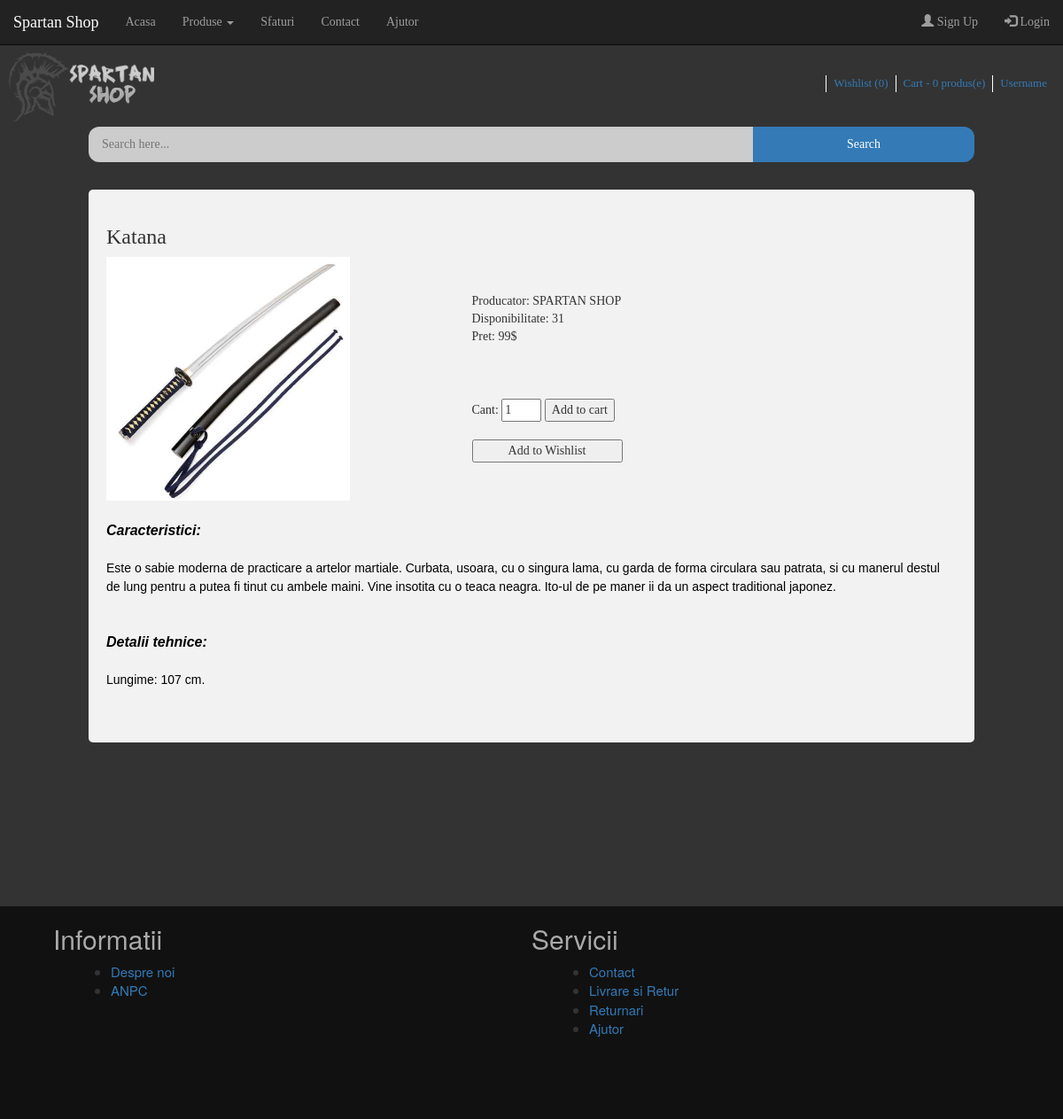
Screenshot of /produs_pres.php?id_prod=1 with the database file from the repository.
### tables this page shows
CREATE TABLE `produse` (
  `id` int(11) NOT NULL,
  `nume_produs` varchar(50) NOT NULL,
  `producator` varchar(50) NOT NULL,
  `pret` float NOT NULL,
  `caracteristici` text NOT NULL,
  `detalii_tehnice` text NOT NULL,
  `categorie_id` int(11) NOT NULL,
  `stoc` int(11) NOT NULL,
  `poza_nume` varchar(50) NOT NULL
);

### produs_pres.php (the view, shortened to what this page needs)
<?php include "include/header.php";?>
<?php
    include 'include/dbh.inc.php';
    if(isset($_GET['id_prod']))
    {
        $prod_id = $_GET['id_prod'];
        $sql = "SELECT * FROM produse WHERE id = $prod_id";
        $result = mysqli_query($conn, $sql);
        if($row=mysqli_fetch_assoc($result)){
            $db_nume = $row['nume_produs'];
            $db_prod = $row['producator'];
            $db_pret = $row['pret'];
            $db_carac = $row['caracteristici'];
            $db_tech = $row['detalii_tehnice'];
            $db_stoc = $row['stoc'];
            $db_poza = $row['poza_nume'];
            echo '<div class="container-contact">
                    <div class="box-color-2">
                        <h3 class="box-color-2-title"><span>'.$db_nume.'</span></h3>
                        <div class="box-color-2-text">
                            <div class="product-info row">
                                <div class="col-lg-5 col-md-5 col-sm-6 col-xs-12 left">
                                    <div class="image">
                                        <a href="javascript:void(0)" data-toggle="modal" data-target="#myModal" title="'.$db_nume.'"><img style="width:275px;" src="'.$db_poza.'" title="'.$db_nume.'" alt="'.$db_nume.'" id="image" /></a>
                                    </div>
                                                <div class="modal-body"><img src="'.$db_poza.'" title="'.$db_nume.'" alt="'.$db_nume.'" id="image" class="img-responsive"/></div>
                                </div>
                                <div class="col-lg-7 col-md-7 col-sm-6 col-xs-12 right">
                                    <div class="description">
                                        <br><br>
                                        <span>Producator: </span>'.$db_prod.'<br />
                                        <span>Disponibilitate: </span>'.$db_stoc.'</div>
                                    <div class="info-product">
                                        <div class="price">Pret: <span class="updated-price">'.$db_pret.'$</span>
                                            <br><br>
                                        </div>
                                        <br><br>
                                        <div class="cart">
                                           <form action="./include/addtocart.inc.php" method="post">
                                            <div class="cart-button-product">Cant: <input type="number" name="quantity" class="input" value="1" min="1" max="'.$db_stoc.'" style="width: 45px" required/>
                                            <button type="submit" name="submit">Add to cart</button></div></form>
                                            <p style="margin-top: 0pt; margin-bottom: 0pt; margin-left: 0in; direction: ltr; unicode-bidi: embed; word-break: normal;">&nbsp;</p>
                                            <form action="./include/addtowishlist.inc.php" method="post">
                                            <div class="cart-text"><button type="submit" name="submit" style="width: 170px">Add to Wishlist</button>
                                            </div></form>
                                        </div>
                                    </div>
                                </div>
                            </div>
                            <div id="tab-description" class="tab-content">
                               <p style="margin-top: 0pt; margin-bottom: 0pt; margin-left: 0in; direction: ltr; unicode-bidi: embed; word-break: normal;">
                                <span style="color:#000000;"><span style="font-size:16px;"><span style="font-family:arial,helvetica,sans-serif;"><em><strong><br>Caracteristici:<br></strong></em></span></span></span></p>
                                <p style="margin-top: 0pt; margin-bottom: 0pt; margin-left: 0in; direction: ltr; unicode-bidi: embed; word-break: normal;">&nbsp;</p>
                                <p style="margin-top: 0pt; margin-bottom: 0pt; margin-left: 0in; direction: ltr; unicode-bidi: embed; word-break: normal;">
                                    <span style="color:#000000;"><span style="font-size:14px;"><span style="font-family:arial,helvetica,sans-serif;">'.$db_carac.'<br><br></span></span></span></p>
                                <p style="margin-top: 0pt; margin-bottom: 0pt; margin-left: 0in; direction: ltr; unicode-bidi: embed; word-break: normal;">&nbsp;</p>
                                <p style="margin-top: 0pt; margin-bottom: 0pt; margin-left: 0in; direction: ltr; unicode-bidi: embed; word-break: normal;">
                                    <span style="color:#000000;"><span style="font-size:16px;"><span style="font-family:arial,helvetica,sans-serif;"><em><strong>Detalii tehnice:</strong></em></span></span></span></p>
                                <p style="margin-top: 0pt; margin-bottom: 0pt; margin-left: 0in; direction: ltr; unicode-bidi: embed; word-break: normal;">&nbsp;</p>
                                <p style="margin-top: 0pt; margin-bottom: 0pt; margin-left: 0in; direction: ltr; unicode-bidi: embed; word-break: normal;">
                                    <span style="color:#000000;"><span style="font-size:14px;"><span style="font-family:arial,helvetica,sans-serif;">'.$db_tech.'</span></span></span></p>
                                <p style="margin-top: 0pt; margin-bottom: 0pt; margin-left: 0in; direction: ltr; unicode-bidi: embed; word-break: normal;">&nbsp;</p>
                                <p style="margin-top: 0pt; margin-bottom: 0pt; margin-left: 0in; direction: ltr; unicode-bidi: embed; word-break: normal;">&nbsp;</p>
                            </div>
                        </div>
                    </div>
                </div>;';
        }else{
            echo '<div class="container-contact">
                    <div class="box-color-2"><p style="color:red; font-weight:bold; font-size: 15px;"><br>Error 404:  PRODUCT NOT FOUNT!<br></p></div>
                </div>';
        }
    }else{
        echo '<div class="container-contact">
                <div class="box-color-2"><p style="color:red; font-weight:bold; font-size: 15px;"><br>Error 404:  PRODUCT NOT FOUNT!<br></p></div>
            </div>';
    }
?>
<?php include "include/footer.php";?>

### css/style.css (style rules this page uses)
html, body { height: 100%; margin: 0; }
body { background-color: #333333 !important; }
strong { font-weight: bold; }

### produs_pres.php (style rules this page uses)
.container-contact { background-color: #333333; padding: 15px 12px; float: left; width: 100%; margin-top: 10px; margin-bottom: 150px; }
.container-contact .box-color-2 { border-radius: 5px; background-color: #f2f2f2; padding: 20px; margin: 0px 10%; margin: 0 auto; max-width: 1000px; }

### rows the page displays
produse: nume_produs "Katana", producator "SPARTAN SHOP", stoc "31", pret "99", caracteristici "Este o sabie moderna de practicare a artelor martiale. Curbata, usoara, cu o singura lama, cu garda de forma circulara sau patrata, si cu manerul destul de lung pentru a putea fi tinut cu ambele maini. Vine insotita cu o teaca neagra. Ito-ul de pe maner ii da un aspect traditional japonez.", detalii_tehnice "Lungime: 107 cm."
